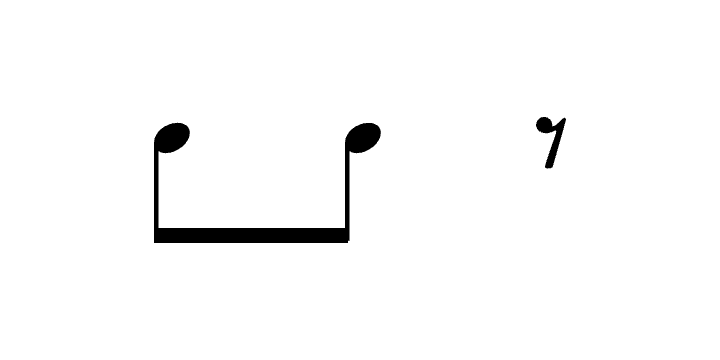
#> input picture rhythm-assets/bank/cd-8-8-8rest.png, 720 x 360 px; its folder holds only this picture in this run
$ python generate-tight-bank-assets.py
#> lines starting #> are read from the running program, lines starting #| are printed output that depends on the picture; after the words box and inside, x2 and y2 are one past the last pixel; in counts of white or black regions, pixels touching at a corner belong together
#!/usr/bin/env python3
"""Generate tighter BeatQuest rhythm-bank PNGs from the original bank assets.

The source PNGs are intentionally left untouched. This script does not scale
each rhythm independently. It trims canvas around the alpha bounding box while
enforcing a minimum canvas size per source family, so sparse symbols such as
rests do not become visually huge compared with dense beamed figures.
"""

from __future__ import annotations

import csv
from pathlib import Path

from PIL import Image, ImageDraw, ImageFont


# Repointed for THIS repo on 2026-07-10. The redesign kept its art under `assets/rhythm-assets/`;
# here it is `rhythm-assets/`. The script is otherwise the owner's, unchanged — it is what produced
# the 99 tiles in `rhythm-assets/bank-tight/`, and it is kept so that art can be regenerated from
# `bank/` rather than being a binary nobody can rebuild.
#
#   python3 -m pip install Pillow
#   python3 tools/generate-tight-bank-assets.py
#
# Writes rhythm-assets/bank-tight/*.png, plus a metrics CSV and a contact sheet under build/.
ROOT = Path(__file__).resolve().parents[1]
SOURCE_DIR = ROOT / "rhythm-assets" / "bank"
OUTPUT_DIR = ROOT / "rhythm-assets" / "bank-tight"
REPORT_DIR = ROOT / "build" / "bank-tight-report"
METRICS_PATH = REPORT_DIR / "bank-tight-metrics.csv"
CONTACT_SHEET_PATH = REPORT_DIR / "bank-tight-contact-sheet.png"

ALPHA_THRESHOLD = 1
TILE_W = 126
TILE_H = 88
TILE_ASPECT = 104 / 72
LABEL_H = 24
SHEET_COLS = 5

SOURCE_FAMILIES = {
    (380, 192): {
        "min_w": 360,
        "pad_x": 18,
        "pad_y": 24,
    },
    (720, 360): {
        "min_w": 640,
        "pad_x": 28,
        "pad_y": 38,
    },
}


def alpha_bbox(image: Image.Image) -> tuple[int, int, int, int] | None:
    alpha = image.getchannel("A")
    mask = alpha.point(lambda value: 255 if value >= ALPHA_THRESHOLD else 0)
    return mask.getbbox()


def output_canvas_plan(
    source: Image.Image,
    bbox: tuple[int, int, int, int],
) -> tuple[Image.Image, dict[str, int]]:
    src_w, src_h = source.size
    x0, y0, x1, y1 = bbox
    ink_w = x1 - x0
    ink_h = y1 - y0
    family = SOURCE_FAMILIES.get(source.size)
    if family:
        min_w = family["min_w"]
        pad_x = family["pad_x"]
        pad_y = family["pad_y"]
    else:
        min_w = round(src_w * 0.88)
        pad_x = max(round(src_w * 0.04), 16)
        pad_y = max(round(src_h * 0.08), 22)

    min_h = round(min_w / TILE_ASPECT)
    out_w = max(min_w, ink_w + pad_x * 2)
    out_h = max(min_h, ink_h + pad_y * 2)
    if out_w / out_h > TILE_ASPECT:
        out_h = round(out_w / TILE_ASPECT)
    else:
        out_w = round(out_h * TILE_ASPECT)

    center_x = (x0 + x1) / 2
    center_y = (y0 + y1) / 2
    virtual_left = round(center_x - out_w / 2)
    virtual_top = round(center_y - out_h / 2)

    src_left = max(0, virtual_left)
    src_top = max(0, virtual_top)
    src_right = min(src_w, virtual_left + out_w)
    src_bottom = min(src_h, virtual_top + out_h)
    dest_left = src_left - virtual_left
    dest_top = src_top - virtual_top

    output = Image.new("RGBA", (out_w, out_h), (0, 0, 0, 0))
    output.alpha_composite(source.crop((src_left, src_top, src_right, src_bottom)), (dest_left, dest_top))
    plan = {
        "output_w": out_w,
        "output_h": out_h,
        "virtual_left": virtual_left,
        "virtual_top": virtual_top,
        "source_left": src_left,
        "source_top": src_top,
        "source_right": src_right,
        "source_bottom": src_bottom,
        "dest_left": dest_left,
        "dest_top": dest_top,
        "pad_x": pad_x,
        "pad_y": pad_y,
        "min_w": min_w,
    }
    return output, plan


def paste_contained(
    canvas: Image.Image,
    image: Image.Image,
    box: tuple[int, int, int, int],
) -> None:
    x0, y0, x1, y1 = box
    box_w = x1 - x0
    box_h = y1 - y0
    scale = min(box_w / image.width, box_h / image.height)
    draw_w = max(1, round(image.width * scale))
    draw_h = max(1, round(image.height * scale))
    resized = image.resize((draw_w, draw_h), Image.Resampling.LANCZOS)
    x = x0 + round((box_w - draw_w) / 2)
    y = y0 + round((box_h - draw_h) / 2)
    canvas.alpha_composite(resized, (x, y))


def draw_tile_preview(
    draw: ImageDraw.ImageDraw,
    sheet: Image.Image,
    image: Image.Image,
    x: int,
    y: int,
    label: str,
    font: ImageFont.ImageFont,
) -> None:
    tile_box = (x, y, x + TILE_W, y + TILE_H)
    draw.rounded_rectangle(tile_box, radius=9, fill=(226, 239, 208, 255), outline=(180, 194, 168, 255), width=1)
    paste_contained(sheet, image, (x + 5, y + 5, x + TILE_W - 5, y + TILE_H - 5))
    text = label.replace(".png", "")
    if len(text) > 24:
        text = text[:22] + ".."
    draw.text((x + 3, y + TILE_H + 5), text, fill=(35, 39, 34, 255), font=font)


def main() -> None:
    OUTPUT_DIR.mkdir(parents=True, exist_ok=True)
    REPORT_DIR.mkdir(parents=True, exist_ok=True)

    metrics: list[dict[str, object]] = []
    generated: list[tuple[str, Image.Image]] = []

    for source_path in sorted(SOURCE_DIR.glob("*.png")):
        source = Image.open(source_path).convert("RGBA")
#> source is the input picture: PIL image 720x360 RGBA; mean R, G, B, A 0, 0, 0, 5.7
        bbox = alpha_bbox(source)
#> in alpha_bbox, `alpha = image.getchannel("A")`:
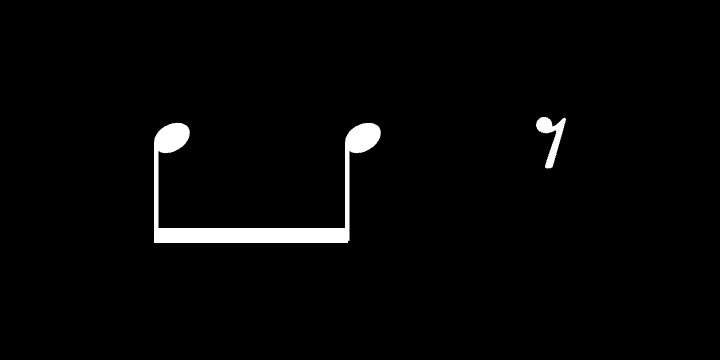
#> alpha: PIL image 720x360 L; min 0, max 255, mean 5.7
#> in alpha_bbox, `mask = alpha.point(lambda value: 255 if value >= ALPHA_THRESHOLD else 0)`:
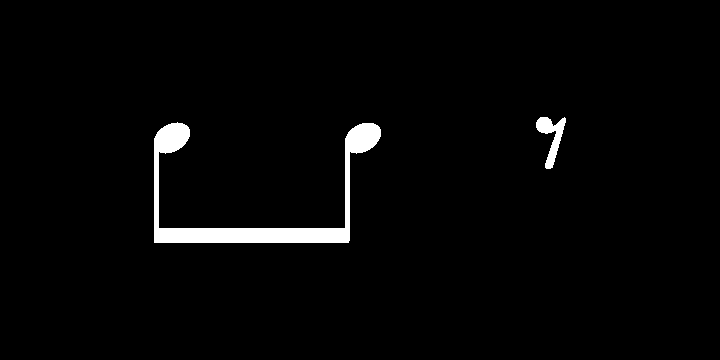
#> mask: PIL image 720x360 L; 2.3% white; 2 white regions, box (x1, y1, x2, y2) and area: (154, 122, 381, 243) 5399, (536, 117, 566, 169) 645
#> bbox = (154, 117, 566, 243)
        if bbox is None:
            continue
        output, plan = output_canvas_plan(source, bbox)
#> in output_canvas_plan, `x0, y0, x1, y1 = bbox`: x0 = 154; y0 = 117; x1 = 566; y1 = 243
#> in output_canvas_plan, `ink_w = x1 - x0`: ink_w = 412
#> in output_canvas_plan, `ink_h = y1 - y0`: ink_h = 126
#> in output_canvas_plan, `out_w = max(min_w, ink_w + pad_x * 2)`: out_w = 640
#> in output_canvas_plan, `out_h = max(min_h, ink_h + pad_y * 2)`: out_h = 443
#> in output_canvas_plan, `center_x = (x0 + x1) / 2`: center_x = 360
#> in output_canvas_plan, `center_y = (y0 + y1) / 2`: center_y = 180
#> in output_canvas_plan, `virtual_left = round(center_x - out_w / 2)`: virtual_left = 40
#> in output_canvas_plan, `virtual_top = round(center_y - out_h / 2)`: virtual_top = -42
#> in output_canvas_plan, `src_left = max(0, virtual_left)`: src_left = 40
#> in output_canvas_plan, `src_top = max(0, virtual_top)`: src_top = 0
#> in output_canvas_plan, `src_right = min(src_w, virtual_left + out_w)`: src_right = 680
#> in output_canvas_plan, `src_bottom = min(src_h, virtual_top + out_h)`: src_bottom = 360
#> in output_canvas_plan, `dest_left = src_left - virtual_left`: dest_left = 0
#> in output_canvas_plan, `dest_top = src_top - virtual_top`: dest_top = 42
#> in output_canvas_plan, `output = Image.new("RGBA", (out_w, out_h), (0, 0, 0, 0))`: output: PIL image 640x443 RGBA; every value is 0
#> in output_canvas_plan, `output.alpha_composite(source.crop((src_left, src_top, src_right, src_..`:
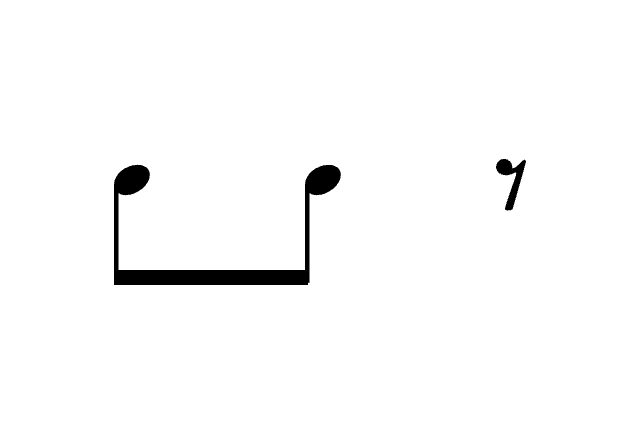
#> output: PIL image 640x443 RGBA; mean R, G, B, A 0, 0, 0, 5.3; transparent parts drawn white
#> plan = 13 items
        output.save(OUTPUT_DIR / source_path.name)

        x0, y0, x1, y1 = bbox
#> x0 = 154; y0 = 117; x1 = 566; y1 = 243
        metrics.append({
            "file": source_path.name,
            "source_w": source.width,
            "source_h": source.height,
            "ink_w": x1 - x0,
            "ink_h": y1 - y0,
            **plan,
        })
        generated.append((source_path.name, output))

    with METRICS_PATH.open("w", newline="") as handle:
        writer = csv.DictWriter(handle, fieldnames=list(metrics[0].keys()))
        writer.writeheader()
        writer.writerows(metrics)

    rows = (len(generated) + SHEET_COLS - 1) // SHEET_COLS
#> rows = 1
    cell_w = TILE_W + 18
    cell_h = TILE_H + LABEL_H + 18
    sheet = Image.new("RGBA", (SHEET_COLS * cell_w + 18, rows * cell_h + 18), (26, 28, 31, 255))
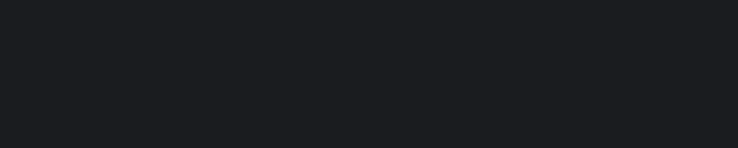
#> sheet: PIL image 738x148 RGBA; mean R, G, B, A 26, 28, 31, 255
    draw = ImageDraw.Draw(sheet)
    font = ImageFont.load_default()
    for index, (name, image) in enumerate(generated):
        col = index % SHEET_COLS
        row = index // SHEET_COLS
        x = 10 + col * cell_w
        y = 10 + row * cell_h
        draw_tile_preview(draw, sheet, image, x, y, name, font)
#> this loop made 1 pass
#> (col, row, tile_box in draw_tile_preview) on pass 1: (0, 0, (10, 10, 136, 98))

    sheet.convert("RGB").save(CONTACT_SHEET_PATH)
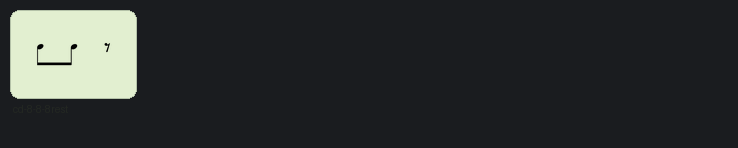
#> saved as bank-tight-contact-sheet.png: PIL image 738x148 RGB; mean R, G, B 46, 49.1, 48.7
    print(f"Generated {len(generated)} tight bank assets in {OUTPUT_DIR}")
#| Generated 1 tight bank assets in rhythm-assets/bank-tight
    print(f"Wrote metrics to {METRICS_PATH}")
    print(f"Wrote contact sheet to {CONTACT_SHEET_PATH}")


if __name__ == "__main__":
    main()

$ run again, on rhythm-assets/bank/cd-8-two16-8.png
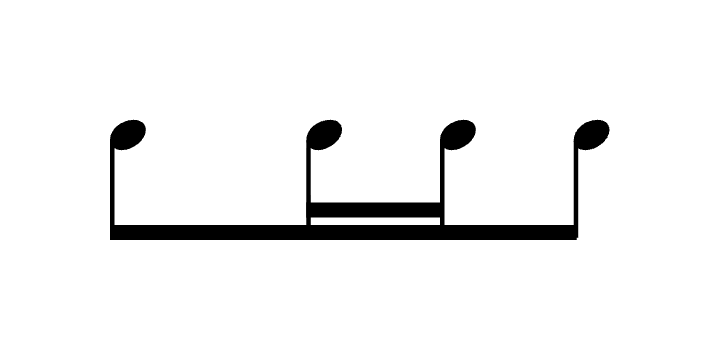
#> input picture rhythm-assets/bank/cd-8-two16-8.png, 720 x 360 px
#> in main, source is the input picture: PIL image 720x360 RGBA; mean R, G, B, A 0, 0, 0, 13.4
#> in alpha_bbox, `mask = alpha.point(lambda value: 255 if value >= ALPHA_THRESHOLD else 0)`:
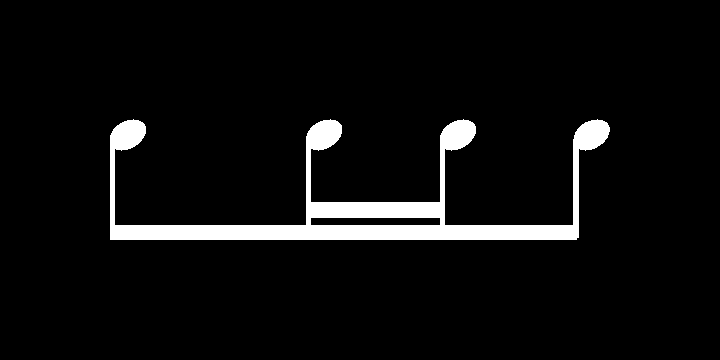
#> mask: PIL image 720x360 L; 5.4% white; 1 white region, box (x1, y1, x2, y2) and area: (110, 119, 610, 240) 14102
#> bbox = (110, 119, 610, 240)
#> in output_canvas_plan, `x0, y0, x1, y1 = bbox`: x0 = 110; y0 = 119; x1 = 610; y1 = 240
#> ink_w = 500
#> ink_h = 121
#> out_w = 640
#> out_h = 443
#> center_x = 360
#> center_y = 179.5
#> virtual_left = 40
#> virtual_top = -42
#> src_left = 40
#> src_top = 0
#> src_right = 680
#> src_bottom = 360
#> dest_left = 0
#> dest_top = 42
#> plan = 13 items
#> in main, `x0, y0, x1, y1 = bbox`: x0 = 110; y0 = 119; x1 = 610; y1 = 240
#> rows = 1
#> the loop in main, `for index, (name, image) in enumerate(generated):` made 1 pass
#> (col, row, tile_box in draw_tile_preview) on pass 1: (0, 0, (10, 10, 136, 98))
#> in main, `sheet.convert("RGB").save(CONTACT_SHEET_PATH)`:
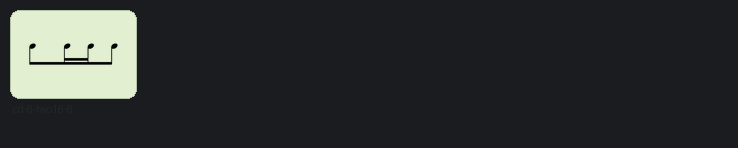
#> saved as bank-tight-contact-sheet.png: PIL image 738x148 RGB; mean R, G, B 45.5, 48.6, 48.2
#| Generated 1 tight bank assets in rhythm-assets/bank-tight

$ run again, on rhythm-assets/bank/cd-8rest-quarter.png
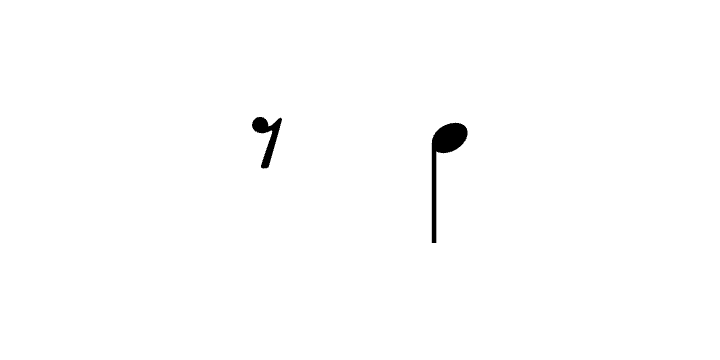
#> input picture rhythm-assets/bank/cd-8rest-quarter.png, 720 x 360 px
#> in main, source is the input picture: PIL image 720x360 RGBA; mean R, G, B, A 0, 0, 0, 1.8
#> in alpha_bbox, `mask = alpha.point(lambda value: 255 if value >= ALPHA_THRESHOLD else 0)`:
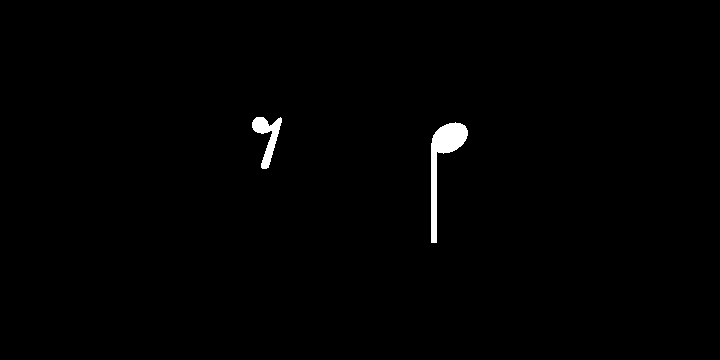
#> mask: PIL image 720x360 L; 0.79% white; 2 white regions, box (x1, y1, x2, y2) and area: (431, 122, 468, 243) 1404, (252, 117, 282, 169) 644
#> bbox = (252, 117, 468, 243)
#> in output_canvas_plan, `x0, y0, x1, y1 = bbox`: x0 = 252; y0 = 117; x1 = 468; y1 = 243
#> ink_w = 216
#> ink_h = 126
#> out_w = 640
#> out_h = 443
#> center_x = 360
#> center_y = 180
#> virtual_left = 40
#> virtual_top = -42
#> src_left = 40
#> src_top = 0
#> src_right = 680
#> src_bottom = 360
#> dest_left = 0
#> dest_top = 42
#> plan = 13 items
#> in main, `x0, y0, x1, y1 = bbox`: x0 = 252; y0 = 117; x1 = 468; y1 = 243
#> rows = 1
#> the loop in main, `for index, (name, image) in enumerate(generated):` made 1 pass
#> (col, row, tile_box in draw_tile_preview) on pass 1: (0, 0, (10, 10, 136, 98))
#> in main, `sheet.convert("RGB").save(CONTACT_SHEET_PATH)`:
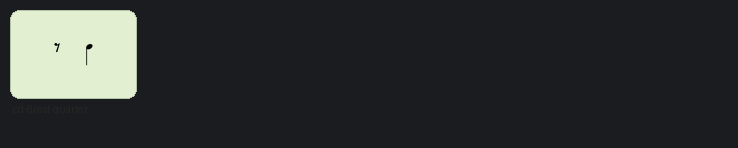
#> saved as bank-tight-contact-sheet.png: PIL image 738x148 RGB; mean R, G, B 46.3, 49.4, 48.9
#| Generated 1 tight bank assets in rhythm-assets/bank-tight
